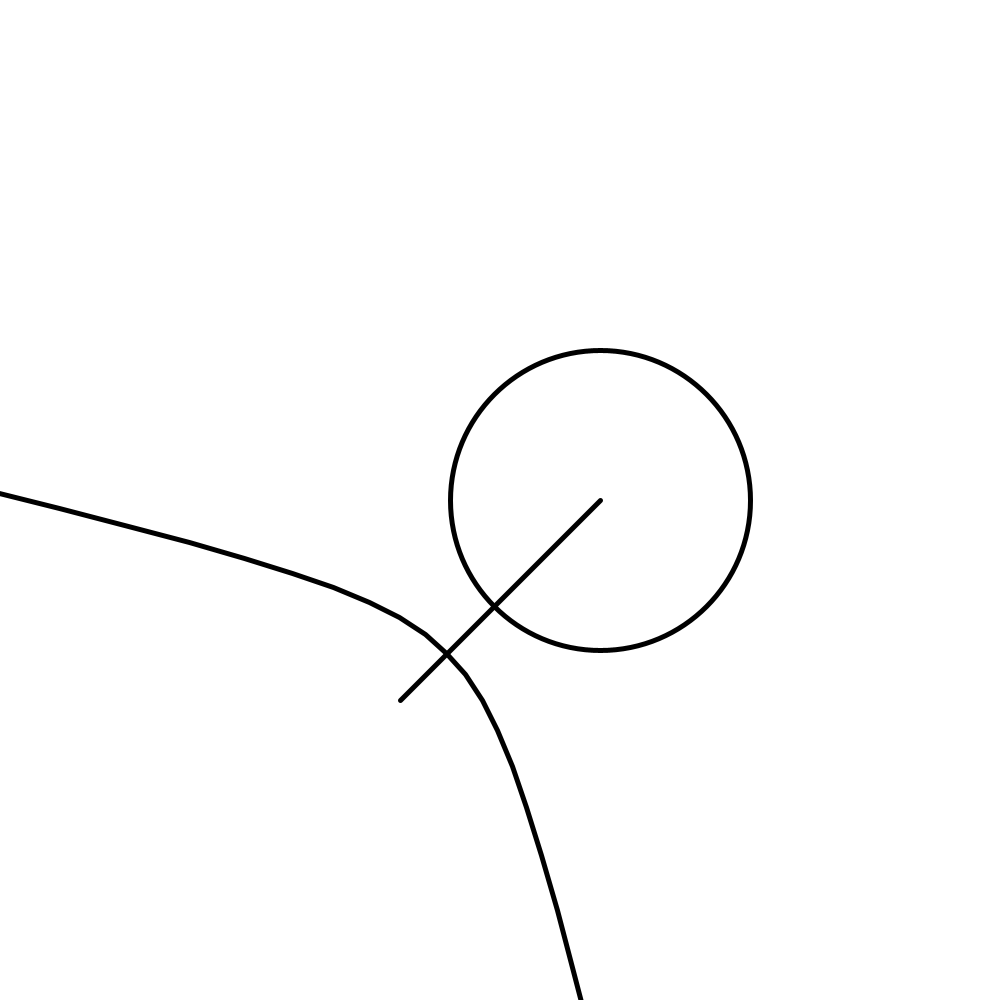
Frame 1 (no input)
Frame 60 (the mouse pressed at the canvas centre just before this capture): identical to frame 1, image omitted
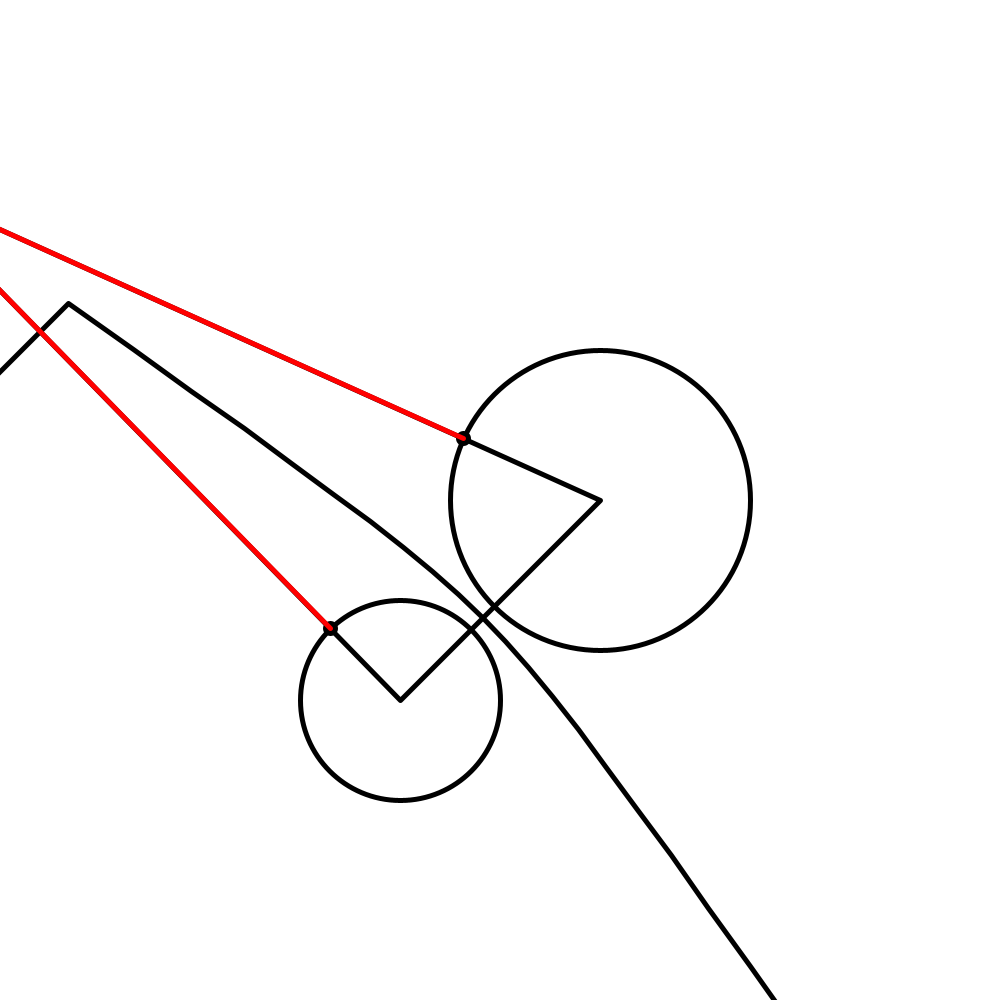
Frame 120 (the mouse held since frame 60 and released just before this capture)

The Processing sketch that drew these frames (run headless with seeded random() and noise(); from frame 60 on, the mouse is pressed at the canvas centre):

// Processing sketch: Apollonius_Graph
// ── Apollonius_Graph.pde
float a, b, c;
float r1, r2;
float d;//distance to circle
PVector A, B, C, C2;
float min;//minimum d

void setup(){
  size(1000, 1000);
  strokeWeight(5);
  strokeJoin(ROUND);
  noFill();
  
  r1 = 100;
  r2 = 150;
  A = new PVector(400, 700);
  B = new PVector(600, 500);
}

void draw(){
  background(255);
  r1 = map(mouseY, 0, height, 0, 200);
  //show A, B
  ellipse(A.x, A.y, r1*2, r1*2);
  ellipse(B.x, B.y, r2*2, r2*2);
  //show Apollonius graph
  apolloniusGraph(r1, r2, A, B);
  //show point on apollonius graph for visualization
  d = pow(map(mouseX, 0, width, 0, 50), 2) + min;
  
  b = r1 + d;
  a = r2 + d;
  float c = A.dist(B);
  PVector u = PVector.sub(B, A).normalize();
  PVector v = new PVector(-u.y, u.x);
  float cosA = (b*b + c*c - a*a)/(2*b*c);//using law of cosine
  float sinA = sqrt(1-cosA*cosA);
  C = UVmap(u, v, cosA*b, sinA*b).add(A);
  C2 = UVmap(u, v, cosA*b, -sinA*b).add(A);
  
  //to show point is eqidistant to circle
  ellipse(C2.x, C2.y, 10, 10);
  float cosB = (a*a + c*c - b*b)/(2*a*c);//using law of cosine
  float sinB = sqrt(1-cosB*cosB);
  PVector ca1 = UVmap(u, v, cosA*r1, -sinA*r1).add(A);
  PVector cb1 = UVmap(u, v, -cosB*r2, -sinB*r2).add(B);
  ellipse(ca1.x, ca1.y, 10, 10);
  ellipse(cb1.x, cb1.y, 10, 10);
  triangle(A.x, A.y, B.x, B.y, C2.x, C2.y);
  stroke(255, 0, 0);
  line(C2.x, C2.y, ca1.x, ca1.y);
  line(C2.x, C2.y, cb1.x, cb1.y);
  stroke(0);
  //point(C2.x, C2.y);
}

PVector UVmap(PVector ua, PVector va, float ux, float vx){//u axis, v axis, u value, x value
  return PVector.mult(ua, ux).add(PVector.mult(va, vx));
}

void apolloniusGraph(float r1, float r2, PVector A, PVector B){
  ArrayList<PVector> results = new ArrayList<PVector>();
  int res = 10;
  float guideOff = r1 < r2 ? -(width + height) : (width + height);
  
  float c = A.dist(B);
  PVector u = PVector.sub(B, A).normalize();
  PVector v = new PVector(-u.y, u.x);
  float min = (c - (r1 + r2))/2;
  
  beginShape();
  for(int i=0; i<=res; i++){
    float d = pow((res-i)*2, 2) + min;
    
    float b = r1 + d;
    float a = r2 + d;
    
    float cosA = (b*b + c*c - a*a)/(2*b*c);//using law of cosine
    float sinA = sqrt(1-cosA*cosA);
    PVector C = UVmap(u, v, cosA*b, sinA*b).add(A);
    if(i == 0)vertex(UVmap(u, v, cosA*b+guideOff, sinA*b).add(A).x, UVmap(u, v, cosA*b+guideOff, sinA*b).add(A).y);
    vertex(C.x, C.y);
  }
  
  for(int i=0; i<=res; i++){
    float d = pow(i*2, 2) + min;
    
    float b = r1 + d;
    float a = r2 + d;
    
    float cosA = (b*b + c*c - a*a)/(2*b*c);//using law of cosine
    float sinA = sqrt(1-cosA*cosA);
    
    PVector C = UVmap(u, v, cosA*b, -sinA*b).add(A);
    vertex(C.x, C.y);
    if(i == res)vertex(UVmap(u, v, cosA*b+guideOff, -sinA*b).add(A).x, UVmap(u, v, cosA*b+guideOff, -sinA*b).add(A).y);
  }
  if(r1 < r2){//anyway it's seem nessesary 
    ArrayList<PVector> Nresults = new ArrayList<PVector>();
    for(int i=results.size()-1; i>=0; i--){
      Nresults.add(results.get(i));
    }
    results = Nresults;
  }
  endShape();
  //return results;
}
